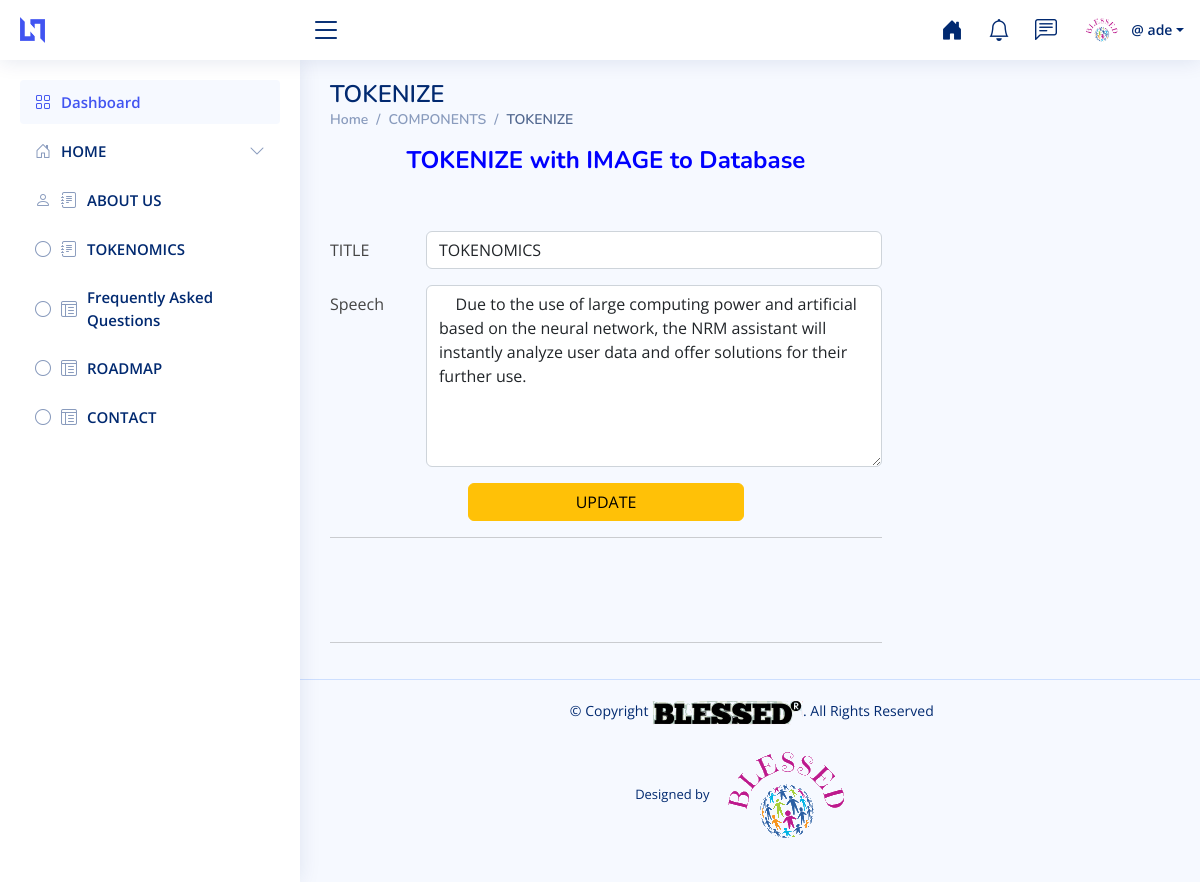
The page /EDIT_Token/1 (signed in) on the database its author committed.
### ews_app/models.py (models this page shows, shortened)
class TK(models.Model):
    title = models.CharField(max_length=35)
    speech = models.TextField()
    class Meta:
        verbose_name_plural = 'TOKENIZE'

### ews_app/views.py (the view)
# urls.py: path('EDIT_Token/<str:pk>', views.editToken, name='edit-token'),
def editToken(request, pk):
    prod = TK.objects.get(id=pk)
    if request.method == 'POST':
        prod.title = request.POST.get('title')
        prod.speech = request.POST.get('speech')
        prod.save()
        messages.success(request, 'Successfully UPDATED')
        return redirect('ews_app:token')
    context = {
        'prod': prod,
    }
    return render(request, 'ews_app/edit_token.html', context)

### ews_app/templates/ews_app/edit_token.html (shortened to what this page needs)
{% extends 'ews_app/base.html' %}
{% load static %}
{% block content %}
<main id="main" class="main">
    <div class="pagetitle">
      <h1>TOKENIZE</h1>
      <nav>
        <ol class="breadcrumb">
          <li class="breadcrumb-item"><a href="{% url 'ews_app:ad-hm' %}">Home</a></li>
          <li class="breadcrumb-item">COMPONENTS</li>
          <li class="breadcrumb-item active">TOKENIZE</li>
        </ol>
      </nav>
    </div>
    <section class="section">
        <div class="row">
            <div class="col-8">
                {% if user.is_authenticated %}
                <h4 class="text-center" style="color: blue; font-weight: 700;"> TOKENIZE with IMAGE to Database</h4>
                    <br><br>
                    {% if submitted %}
                        The TOKENIZE was submitted Successfully
                    {% else %}
                        <form action="" method="POST" enctype="multipart/form-data">
                            <div class="row mb-3">
                              <label for="" class="col-sm-2 col-form-label">TITLE</label>
                              <div class="col-sm-10">
                                <input type="text" name="title" value="{{prod.title}}" class="form-control" >
                              </div>
                            </div>
                            <div class="row mb-3">
                              <label for="" class="col-sm-2 col-form-label">Speech</label>
                              <div class="col-sm-10">
                                  <textarea  name="speech" class="form-control" placeholder="Enter a Speech Here" rows="7"  > {{prod.speech}} </textarea>
                              </div>
                            </div>
                        <center> <input type="submit" class="btn btn-warning col-6 " value="UPDATE"></center>
                        </form>
                        <hr>
                        <br><br><br>
                        <hr>
                    {% endif %}
                {% else %}
                <p>You are not allowed here</p>
            </div>
        {% endif %}
        </div>
    </section>
</main>
{% endblock content %}

### ews_app/templates/ews_app/header.html (shortened to what this page needs)
{% load static %}
  <header id="header" class="header fixed-top d-flex align-items-center">
    <div class="d-flex align-items-center justify-content-between">
      <a href="{% url 'ews_app:ad-hm' %}" class="logo d-flex align-items-center">
        <img src="assets/img/logo.png" alt="">
        <span class="d-none d-lg-block"><img src="" alt=""></span>
      </a>
      <i class="bi bi-list toggle-sidebar-btn"></i>
    </div>
    <nav class="header-nav ms-auto">
      <ul class="d-flex align-items-center">
        <li class="nav-item ">
          <a target="_blank" href="/" class="nav-link nav-icon">
            <i class="bi bi-house-door-fill"></i>
          </a>
        </li>
        <li class="nav-item dropdown">
          <a class="nav-link nav-icon" href="#" data-bs-toggle="dropdown">
            <i class="bi bi-bell"></i>
          </a>
        </li>
        <li class="nav-item dropdown">
          <a class="nav-link nav-icon" href="#" data-bs-toggle="dropdown">
            <i class="bi bi-chat-left-text"></i>
          </a>
        </li>
        <li class="nav-item dropdown pe-3">
          <a class="nav-link nav-profile d-flex align-items-center pe-0" href="#" data-bs-toggle="dropdown">
            {% if profile.profile_image %}
                <img src="{{ profile.profile_image.url }}" width="50" height="50" class=" rounded-circle" alt="{{ profile.user.username }}">
            {% else %}
                <img src="{% static 'images/78.png' %}" class="img-fluid rounded-start">
            {% endif %}
            <span class="d-none d-md-block dropdown-toggle ps-2">@ {{user}}</span>
          </a>
        </li>
      </ul>
    </nav>
  </header>

### static/adm/assets/css/style.css (style rules this page uses)
:root { scroll-behavior: smooth; }
body { font-family: "Open Sans", sans-serif; background: #f6f9ff; color: #444444; }
a { color: #4154f1; text-decoration: none; }
h1, h2, h3, h4, h5, h6 { font-family: "Nunito", sans-serif; }
#main { margin-top: 60px; padding: 20px 30px; transition: all 0.3s; }
.pagetitle { margin-bottom: 10px; }
.pagetitle h1 { font-size: 24px; margin-bottom: 0; font-weight: 600; color: #012970; }
.breadcrumb { font-size: 14px; font-family: "Nunito", sans-serif; color: #899bbd; font-weight: 600; }
.breadcrumb a { color: #899bbd; transition: 0.3s; }
.breadcrumb .breadcrumb-item::before { color: #899bbd; }
.breadcrumb .active { color: #51678f; font-weight: 600; }
.logo { line-height: 1; }
@media (min-width: 1200px) { .logo { width: 280px; } }
.logo img { max-height: 26px; margin-right: 6px; }
.logo span { font-size: 26px; font-weight: 700; color: #012970; font-family: "Nunito", sans-serif; }
.header { transition: all 0.5s; z-index: 997; height: 60px; box-shadow: 0px 2px 20px rgba(1, 41, 112, 0.1); background-color: #fff; padding-left: 20px; }
.header .toggle-sidebar-btn { font-size: 32px; padding-left: 10px; cursor: pointer; color: #012970; }
.header-nav ul { list-style: none; }
.header-nav>ul { margin: 0; padding: 0; }
.header-nav .nav-icon { font-size: 22px; color: #012970; margin-right: 25px; position: relative; }
.header-nav .nav-profile { color: #012970; }
.header-nav .nav-profile img { max-height: 36px; }
.header-nav .nav-profile span { font-size: 14px; font-weight: 600; }
@media (min-width: 1200px) { #main, #footer { margin-left: 300px; } }

### rows shown on the page
TK: title "TOKENOMICS", speech "Due to the use of large computing power and artificial based on the neural network, the NRM assistant will instantly analyze user data and offer solutions for their further use."

### other values the page prints
{{ user }} "ade"
